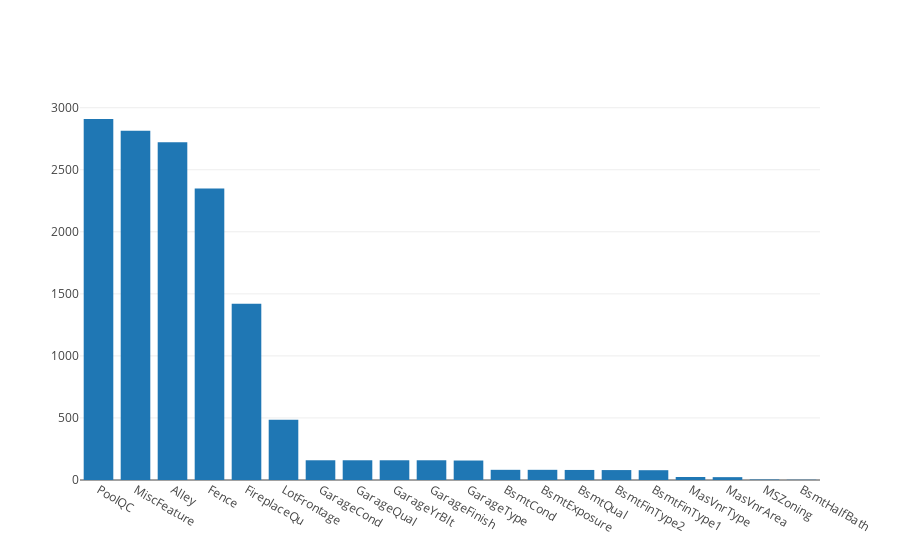

The cell this chart's notebook holds for it:
### Markdown cell above
## Spread of missing value.

### Code cell
missing_vals = all_data.isnull().sum().sort_values(ascending=False)
data = go.Bar(y=missing_vals.values[:20], x = missing_vals.index[:20])
iplot([data])

### Figure 1 — Plotly figure (JSON) as saved in the notebook; plotly's stock layout.template omitted (floating-point values rounded to 4 significant figures)
{"data": [{"type": "bar", "uid": "6db658a0-6ca4-4c43-ba9f-5039010f6d02", "x": ["PoolQC", "MiscFeature", "Alley", "Fence", "FireplaceQu", "LotFrontage", "GarageCond", "GarageQual", "GarageYrBlt", "GarageFinish", "GarageType", "BsmtCond", "BsmtExposure", "BsmtQual", "BsmtFinType2", "BsmtFinType1", "MasVnrType", "MasVnrArea", "MSZoning", "BsmtHalfBath"], "y": [2909, 2814, 2721, 2348, 1420, 486, 159, 159, 159, 159, 157, 82, 82, 81, 80, 79, 24, 23, 4, 2]}], "layout": {}}
